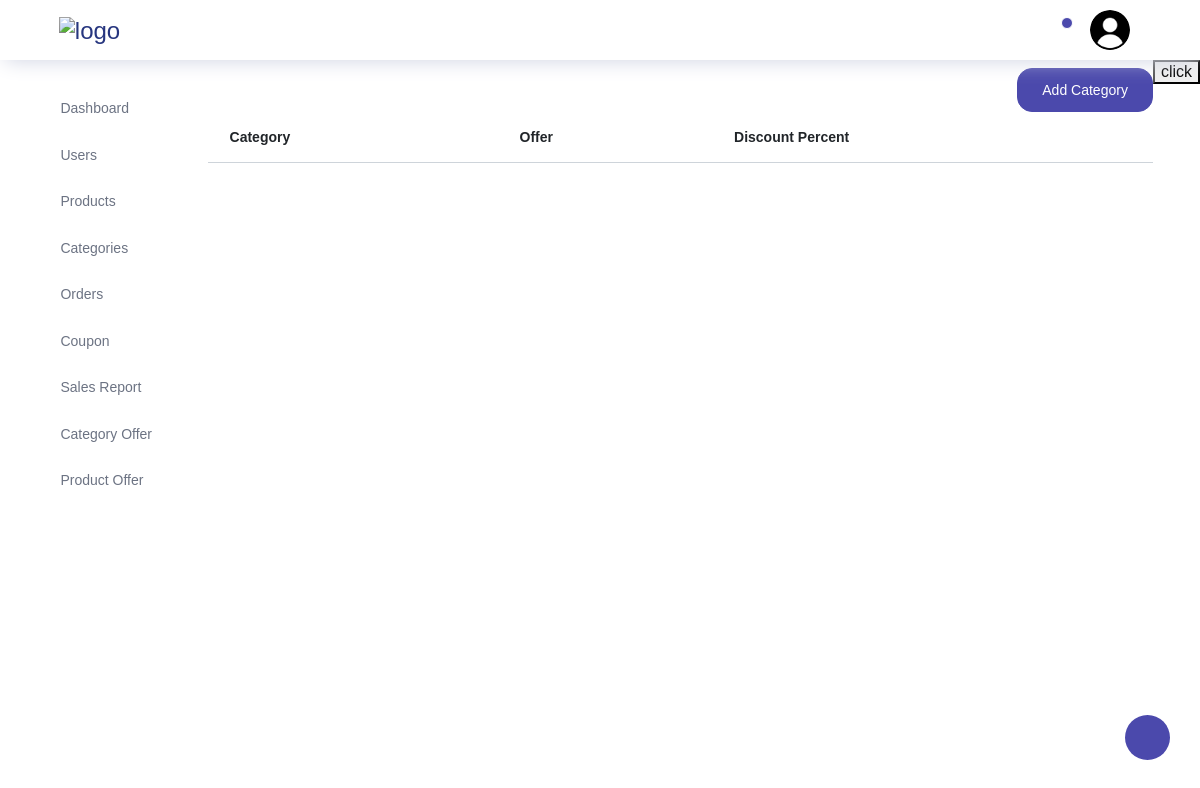
Before: /storeadmin/categoryoffer/ with the older database file.
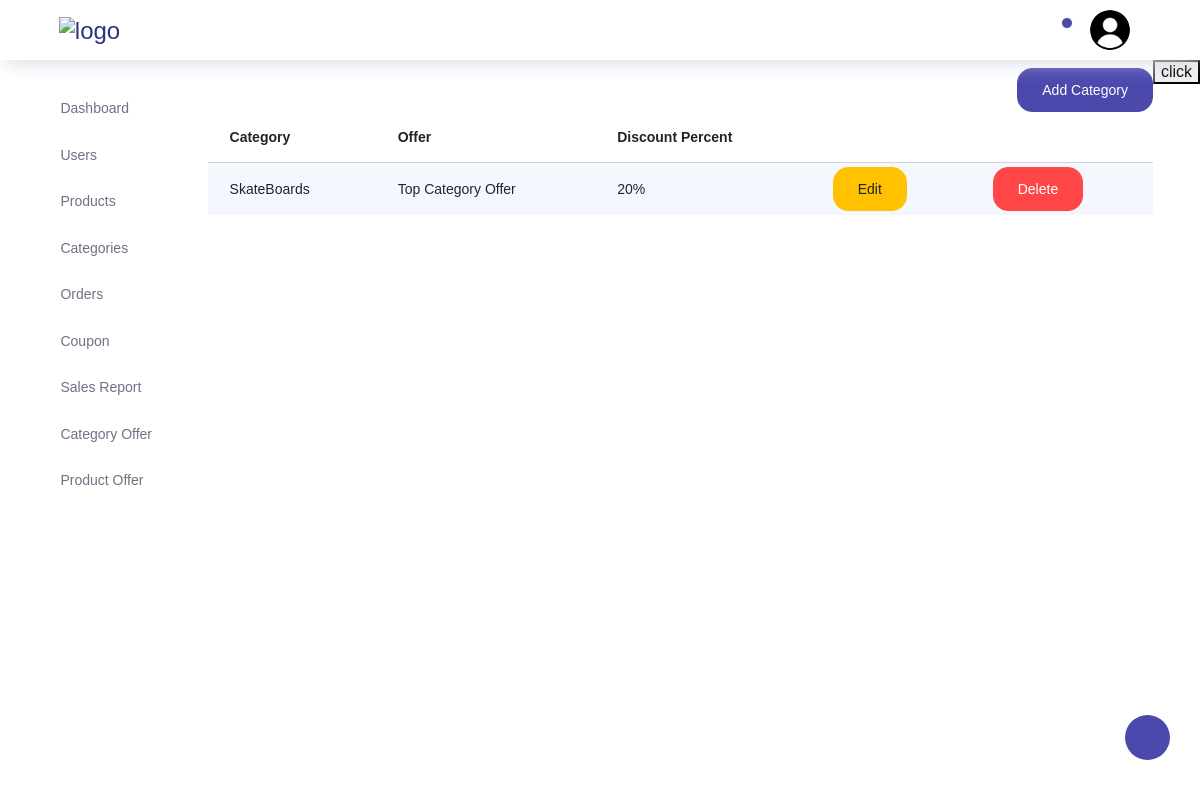
After: the same page with the newer database file.
### store/models.py (models this page shows)
class Categoryoffer(models.Model):
    category=models.ForeignKey(Category,on_delete=models.CASCADE)
    offer_description=models.CharField(max_length=200)
    discount=models.PositiveIntegerField()

class Category(models.Model):
    name=models.CharField(max_length=200,unique=True)
    image=models.ImageField(upload_to='store/categorys/', blank=True)
    noofitems=models.IntegerField()
    isblocked=models.BooleanField(default=False)

### storeadmin/views.py (the view)
# urls.py: path("categoryoffer/",views.categoryoffer,name="categoryoffer"),
def categoryoffer(request):
    catofferobjs=Categoryoffer.objects.all()
    context={"catofferobjs":catofferobjs}
    return render(request,"storeadmin/categoryoffer/categoryoffer.html",context)

### storeadmin/templates/storeadmin/categoryoffer/categoryoffer.html (shortened to what this page needs)
{% extends 'storeadmin/index.html' %}
{% block content %}
<div class="container">
  <div class="row justify-content-end">
    <a href="{% url 'addcategoryoffer' %}">
      <button class="btn add-category-btn btn-primary mt-2">Add Category</button>
    </a>
  </div>
  <div class="row">
    <table class="table table-striped">
      <thead>
        <tr>
          <th>Category</th>
          <th>Offer</th>
          <th>Discount Percent</th>
        </tr>
      </thead>
      <tbody>
        {% for item in catofferobjs %}
        <tr id="offer{{item.id}}">
          <td class="py-1">{{ item.category.name }}</td>
          <td class="py-1">{{ item.offer_description }}</td>
          <td class="py-1">{{ item.discount}}%</td>
          <td class="py-1">
            <a href="{% url 'editcategoryoffer' item.id %}">
              <button class="btn edit-btn btn-warning">Edit</button>
            </a>
          </td>
          <td class="py-1">
            <button  class="btn delete-btn btn-danger" data-category-id="{{ item.id }}">Delete</button>
          </td>
        </tr>
        {% endfor %}
      </tbody>
    </table>
  </div>
</div>
<div>
  <button id="but">
    click
  </button>
</div>
{% endblock content %}

Changed rows visible on the page:
added Categoryoffer: category.name "SkateBoards", offer_description "Top Category Offer", discount "20"
